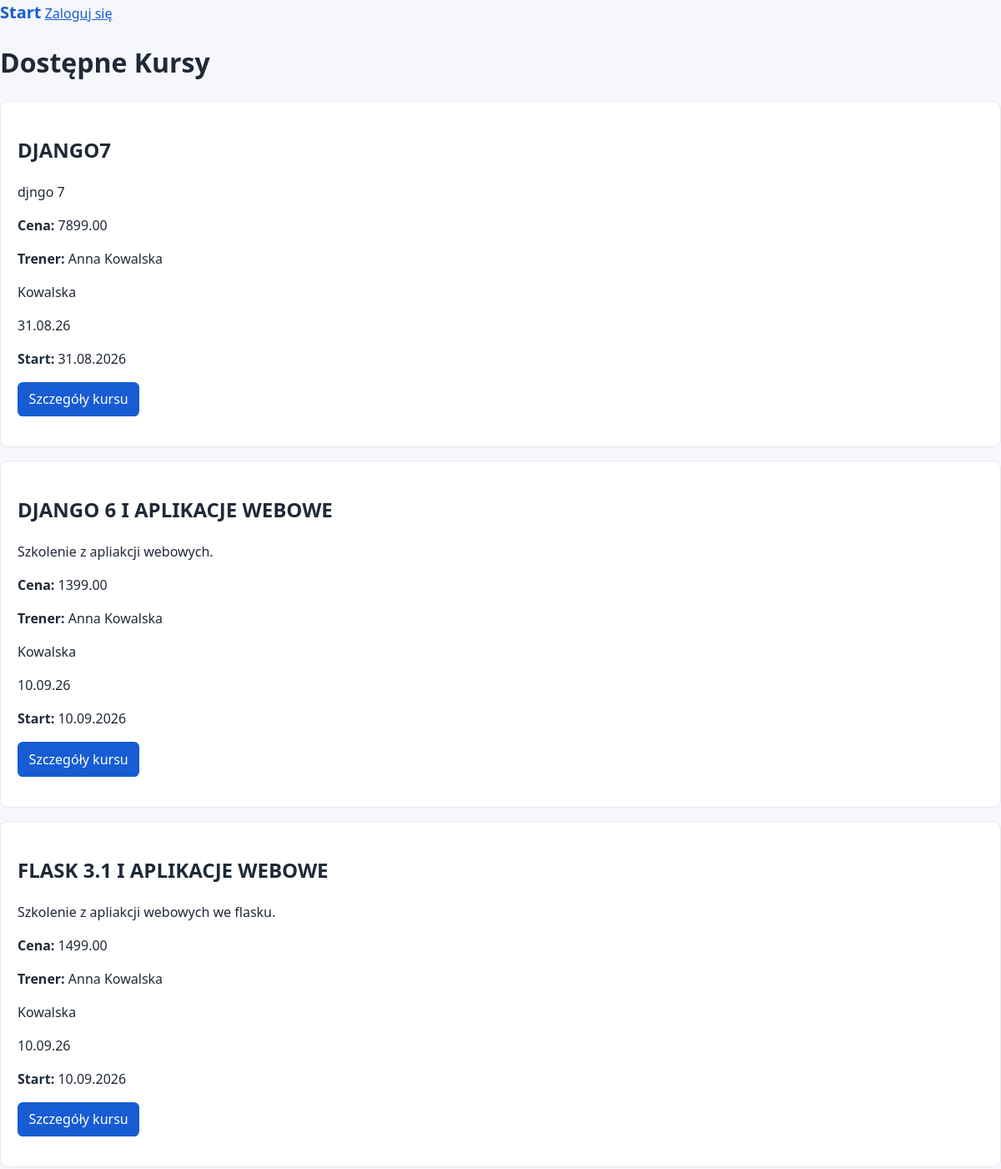
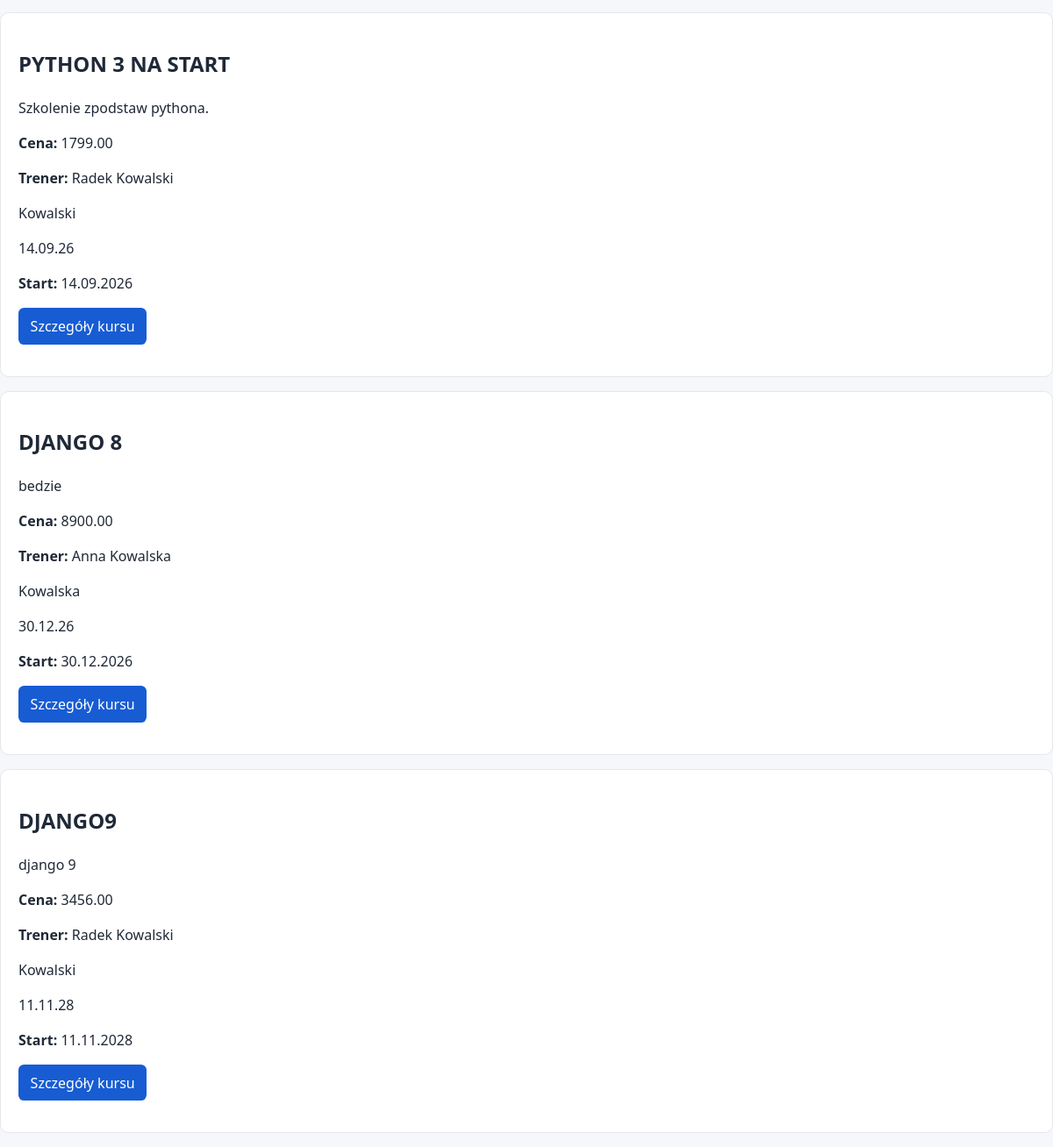
Page /courses/ on the committed database (2 pictures, top to bottom).
### courses/models.py (models this page shows, shortened)
class Course(models.Model):
    title = models.CharField(max_length=200)
    description = models.TextField()
    price = models.DecimalField(max_digits=10, decimal_places=2)
    start_date = models.DateField()
    active = models.BooleanField(default=True)
    max_participiants = models.PositiveIntegerField(default=20)
    trainer = models.ForeignKey(
        Trainer,
        on_delete=models.PROTECT,  # nie mozemy skasowac trenera jesli istnieje przypisany do niego kurs
        related_name="courses"
    )
    def get_absolute_url(self):
        return reverse("courses:course_detail", kwargs={"pk": self.pk})
    class Meta:
        ordering = ['start_date', 'title']

class Trainer(models.Model):
    first_name = models.CharField(max_length=100)
    last_name = models.CharField(max_length=100)
    email = models.EmailField(unique=True)
    bio = models.TextField(blank=True)  # dla pól tekstowych preferujemy blank
    def __str__(self) -> str:
        return f"{self.first_name} {self.last_name}"

### courses/views.py (the view)
# urls.py: path("courses/", views.course_list, name="course_list"),
def course_list(request):
    courses = Course.objects.filter(active=True)
    return render(
        request,
        "courses/course_list.html",
        {"courses": courses}
    )

### templates/courses/course_list.html (shortened to what this page needs)
{% extends "base.html" %}
{% block content %}
<h1>Dostępne Kursy</h1>
{% for course in courses %}
    <article class="card">
        <h2>{{ course.title|upper }}</h2>
        <p>{{ course.description|truncatewords:20 }}</p>
        <p><strong>Cena:</strong> {{ course.price }}</p>
        <p><strong>Trener:</strong> {{ course.trainer }}</p>
        <p>{{ course.trainer.last_name }}</p>
        <p>{{ course.start_date|date:"d.m.y" }}</p>
        <p><strong>Start:</strong> {{ course.start_date|date:"d.m.Y" }}</p>
        <p>
            <a class="button" href="{{ course.get_absolute_url }}">Szczegóły kursu</a>
        </p>
    </article>
{% empty %}
    <p>Brak kursów.</p>
{% endfor %}
{% endblock %}

### static/courses/style.css (style rules this page uses)
* { box-sizing: border-box; }
body { font-family: system-ui, sans-serif; margin: 0; line-height: 1.5; background: #f5f7fa; color: #1f2937; }
a { color: #175cd3; }
.card { background: white; padding: 1.25rem; border-radius: .6rem; margin-bottom: 1rem; border: 1px solid #e5e7eb; }
button, .button { display: inline-block; padding: .55rem .85rem; border: 0; border-radius: .4rem; background: #175cd3; color: white; text-decoration: none; cursor: pointer; }

### rows in the picture
Course: title "DJANGO7", description "djngo 7", price "7899.00", trainer "Anna Kowalska", trainer.last_name "Kowalska", start_date "31.08.26", start_date "31.08.2026"
Course: title "DJANGO 6 I APLIKACJE WEBOWE", description "Szkolenie z apliakcji webowych.", price "1399.00", trainer "Anna Kowalska", trainer.last_name "Kowalska", start_date "10.09.26", start_date "10.09.2026"
Course: title "FLASK 3.1 I APLIKACJE WEBOWE", description "Szkolenie z apliakcji webowych we flasku.", price "1499.00", trainer "Anna Kowalska", trainer.last_name "Kowalska", start_date "10.09.26", start_date "10.09.2026"
Course: title "PYTHON 3 NA START", description "Szkolenie zpodstaw pythona.", price "1799.00", trainer "Radek Kowalski", trainer.last_name "Kowalski", start_date "14.09.26", start_date "14.09.2026"
Course: title "DJANGO 8", description "bedzie", price "8900.00", trainer "Anna Kowalska", trainer.last_name "Kowalska", start_date "30.12.26", start_date "30.12.2026"
Course: title "DJANGO9", description "django 9", price "3456.00", trainer "Radek Kowalski", trainer.last_name "Kowalski", start_date "11.11.28", start_date "11.11.2028"
